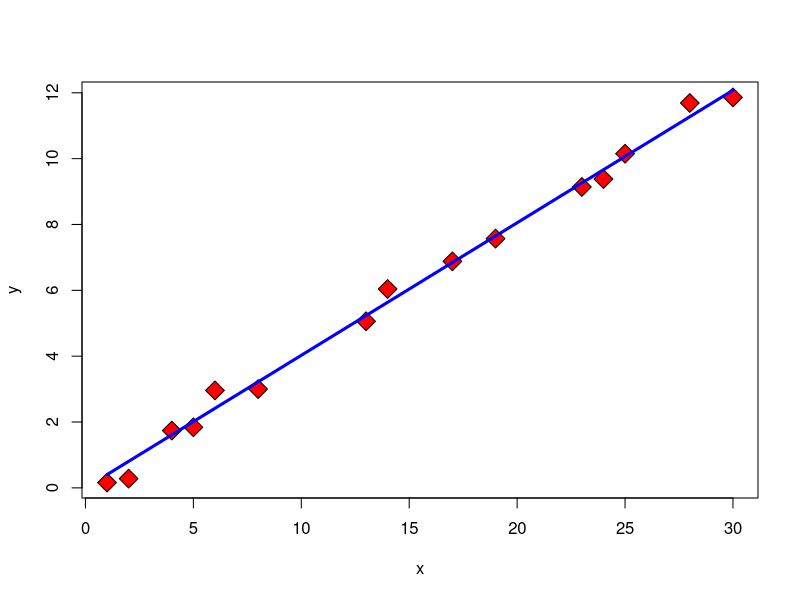

Write R code to recreate this figure.

	rm(list=ls(all=TRUE))

# load in the data
	mdata = read.table('example28.csv', sep=',', header=F);

# Put x and y in R's toplevel namespace
	names(mdata) = c('y','x');
	attach(mdata);

	# scatter plot 
	plot(x, y, pch=23, bg='red', cex=2);

	# fit a simple linear model, omitting intercept
	model1= lm(y ~ x - 1);

	# Add line to the plot indicating the best fitting line
	# abline(model1, lwd=3, col='blue'); 
	lines(x,predict(model1), lwd=3, col='blue');

	summary(model1);

# confidence intervals for the coefficients in the regression model
	confint(model1, level=0.95);










